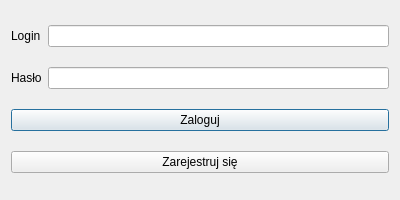
<?xml version="1.0" encoding="UTF-8"?>
<ui version="4.0">
 <class>Login</class>
 <widget class="QDialog" name="Login">
  <property name="geometry">
   <rect>
    <x>0</x>
    <y>0</y>
    <width>400</width>
    <height>200</height>
   </rect>
  </property>
  <property name="minimumSize">
   <size>
    <width>400</width>
    <height>200</height>
   </size>
  </property>
  <property name="maximumSize">
   <size>
    <width>400</width>
    <height>200</height>
   </size>
  </property>
  <property name="windowTitle">
   <string>Dialog</string>
  </property>
  <layout class="QGridLayout" name="gridLayout">
   <item row="0" column="0">
    <widget class="QLabel" name="loginLabel">
     <property name="text">
      <string>Login</string>
     </property>
    </widget>
   </item>
   <item row="0" column="1">
    <widget class="QLineEdit" name="lineEditLogin"/>
   </item>
   <item row="1" column="0">
    <widget class="QLabel" name="passwordLabel">
     <property name="text">
      <string>Hasło</string>
     </property>
    </widget>
   </item>
   <item row="1" column="1">
    <widget class="QLineEdit" name="lineEditPassword"/>
   </item>
   <item row="2" column="0" colspan="2">
    <widget class="QPushButton" name="loginButton">
     <property name="text">
      <string>Zaloguj</string>
     </property>
    </widget>
   </item>
   <item row="3" column="0" colspan="2">
    <widget class="QPushButton" name="registerButton">
     <property name="text">
      <string>Zarejestruj się</string>
     </property>
    </widget>
   </item>
  </layout>
 </widget>
 <resources/>
 <connections/>
</ui>
